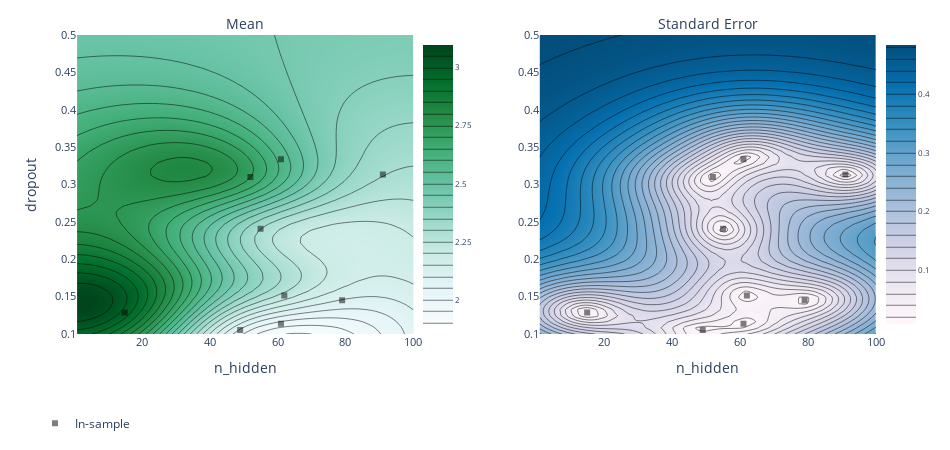

The notebook cell saved with this chart:
### Code cell
mcdropout.plot_hyperopt_hyperparams("n_hidden", "dropout")

### Figure 1 — Plotly figure (JSON) as saved in the notebook; plotly's stock layout.template omitted (floating-point values rounded to 4 significant figures; data arrays with more than 128 entries replaced by an {"elided": "..."} marker saying what was removed)
{"data": [{"autocolorscale": false, "autocontour": true, "colorbar": {"tickfont": {"size": 8}, "ticksuffix": "", "x": 0.45, "y": 0.5}, "colorscale": [[0, "rgb(247,252,253)"], [0.125, "rgb(229,245,249)"], [0.25, "rgb(204,236,230)"], [0.375, "rgb(153,216,201)"], [0.5, "rgb(102,194,164)"], [0.625, "rgb(65,174,118)"], [0.75, "rgb(35,139,69)"], [0.875, "rgb(0,109,44)"], [1, "rgb(0,68,27)"]], "contours": {"coloring": "heatmap"}, "hoverinfo": "x+y+z", "ncontours": 25, "type": "contour", "x": [1, 3.02, 5.041, 7.061, 9.082, 11.1, 13.12, 15.14, 17.16, 19.18, 21.2, 23.22, 25.24, 27.27, 29.29, 31.31, 33.33, 35.35, 37.37, 39.39, 41.41, 43.43, 45.45, 47.47, 49.49, 51.51, 53.53, 55.55, 57.57, 59.59, 61.61, 63.63, 65.65, 67.67, 69.69, 71.71, 73.73, 75.76, 77.78, 79.8, 81.82, 83.84, 85.86, 87.88, 89.9, 91.92, 93.94, 95.96, 97.98, 100], "xaxis": "x", "y": [0.1, 0.1082, 0.1163, 0.1245, 0.1327, 0.1408, 0.149, 0.1571, 0.1653, 0.1735, 0.1816, 0.1898, 0.198, 0.2061, 0.2143, 0.2224, 0.2306, 0.2388, 0.2469, 0.2551, 0.2633, 0.2714, 0.2796, 0.2878, 0.2959, 0.3041, 0.3122, 0.3204, 0.3286, 0.3367, 0.3449, 0.3531, 0.3612, 0.3694, 0.3776, 0.3857, 0.3939, 0.402, 0.4102, 0.4184, 0.4265, 0.4347, 0.4429, 0.451, 0.4592, 0.4673, 0.4755, 0.4837, 0.4918, 0.5], "yaxis": "y", "z": {"elided": "50x50 float values"}, "zauto": true, "zmax": 3.097, "zmin": -3.097}, {"autocolorscale": false, "autocontour": true, "colorbar": {"tickfont": {"size": 8}, "ticksuffix": "", "x": 1, "y": 0.5}, "colorscale": [[0, "rgb(255,247,251)"], [0.1429, "rgb(236,231,242)"], [0.2857, "rgb(208,209,230)"], [0.4286, "rgb(166,189,219)"], [0.5714, "rgb(116,169,207)"], [0.7143, "rgb(54,144,192)"], [0.8571, "rgb(5,112,176)"], [1, "rgb(3,78,123)"]], "contours": {"coloring": "heatmap"}, "hoverinfo": "x+y+z", "ncontours": 25, "type": "contour", "x": [1, 3.02, 5.041, 7.061, 9.082, 11.1, 13.12, 15.14, 17.16, 19.18, 21.2, 23.22, 25.24, 27.27, 29.29, 31.31, 33.33, 35.35, 37.37, 39.39, 41.41, 43.43, 45.45, 47.47, 49.49, 51.51, 53.53, 55.55, 57.57, 59.59, 61.61, 63.63, 65.65, 67.67, 69.69, 71.71, 73.73, 75.76, 77.78, 79.8, 81.82, 83.84, 85.86, 87.88, 89.9, 91.92, 93.94, 95.96, 97.98, 100], "xaxis": "x2", "y": [0.1, 0.1082, 0.1163, 0.1245, 0.1327, 0.1408, 0.149, 0.1571, 0.1653, 0.1735, 0.1816, 0.1898, 0.198, 0.2061, 0.2143, 0.2224, 0.2306, 0.2388, 0.2469, 0.2551, 0.2633, 0.2714, 0.2796, 0.2878, 0.2959, 0.3041, 0.3122, 0.3204, 0.3286, 0.3367, 0.3449, 0.3531, 0.3612, 0.3694, 0.3776, 0.3857, 0.3939, 0.402, 0.4102, 0.4184, 0.4265, 0.4347, 0.4429, 0.451, 0.4592, 0.4673, 0.4755, 0.4837, 0.4918, 0.5], "yaxis": "y2", "z": {"elided": "50x50 float values"}}, {"hoverinfo": "text", "legendgroup": "In-sample", "marker": {"color": "black", "opacity": 0.5, "symbol": 1}, "mode": "markers", "name": "In-sample", "text": ["0_0", "1_0", "2_0", "3_0", "4_0", "5_0", "6_0", "7_0", "8_0"], "type": "scatter", "x": [91, 55, 49, 52, 61, 79, 15, 61, 62], "xaxis": "x", "y": [0.3133, 0.2409, 0.1054, 0.31, 0.3336, 0.1451, 0.1288, 0.1136, 0.1515], "yaxis": "y"}, {"hoverinfo": "text", "legendgroup": "In-sample", "marker": {"color": "black", "opacity": 0.5, "symbol": 1}, "mode": "markers", "name": "In-sample", "showlegend": false, "text": ["0_0", "1_0", "2_0", "3_0", "4_0", "5_0", "6_0", "7_0", "8_0"], "type": "scatter", "x": [91, 55, 49, 52, 61, 79, 15, 61, 62], "xaxis": "x2", "y": [0.3133, 0.2409, 0.1054, 0.31, 0.3336, 0.1451, 0.1288, 0.1136, 0.1515], "yaxis": "y2"}], "layout": {"annotations": [{"font": {"size": 14}, "showarrow": false, "text": "Mean", "x": 0.25, "xanchor": "center", "xref": "paper", "y": 1, "yanchor": "bottom", "yref": "paper"}, {"font": {"size": 14}, "showarrow": false, "text": "Standard Error", "x": 0.8, "xanchor": "center", "xref": "paper", "y": 1, "yanchor": "bottom", "yref": "paper"}], "autosize": false, "height": 450, "hovermode": "closest", "legend": {"orientation": "h", "x": 0, "y": -0.25}, "margin": {"b": 100, "l": 35, "pad": 0, "r": 35, "t": 35}, "width": 950, "xaxis": {"anchor": "y", "autorange": false, "domain": [0.05, 0.45], "exponentformat": "e", "range": [1, 100], "tickfont": {"size": 11}, "tickmode": "auto", "title": {"text": "n_hidden"}, "type": "linear"}, "xaxis2": {"anchor": "y2", "autorange": false, "domain": [0.6, 1], "exponentformat": "e", "range": [1, 100], "tickfont": {"size": 11}, "tickmode": "auto", "title": {"text": "n_hidden"}, "type": "linear"}, "yaxis": {"anchor": "x", "autorange": false, "domain": [0, 1], "exponentformat": "e", "range": [0.1, 0.5], "tickfont": {"size": 11}, "tickmode": "auto", "title": {"text": "dropout"}, "type": "linear"}, "yaxis2": {"anchor": "x2", "autorange": false, "domain": [0, 1], "exponentformat": "e", "range": [0.1, 0.5], "tickfont": {"size": 11}, "tickmode": "auto", "type": "linear"}}}
